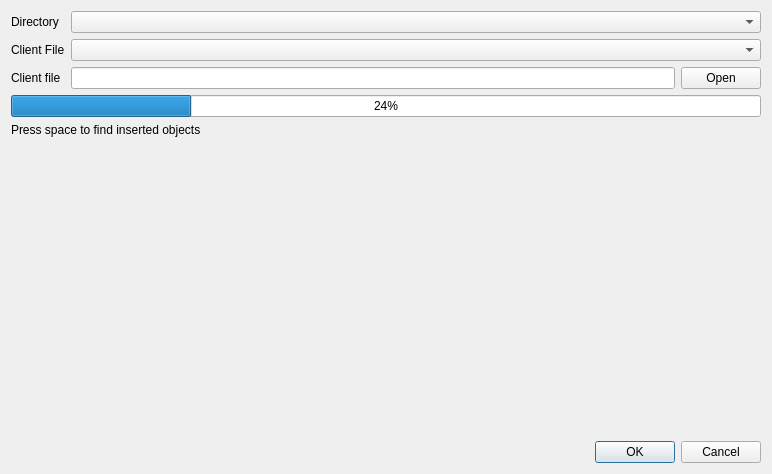
<?xml version="1.0" encoding="UTF-8"?>
<ui version="4.0">
 <class>ObjectModel3dViewer</class>
 <widget class="QDialog" name="ObjectModel3dViewer">
  <property name="geometry">
   <rect>
    <x>0</x>
    <y>0</y>
    <width>772</width>
    <height>474</height>
   </rect>
  </property>
  <property name="windowTitle">
   <string>Model viewer</string>
  </property>
  <layout class="QVBoxLayout" name="verticalLayout">
   <item>
    <layout class="QGridLayout" name="gridLayout">
     <property name="sizeConstraint">
      <enum>QLayout::SetFixedSize</enum>
     </property>
     <item row="0" column="0">
      <widget class="QLabel" name="label_4">
       <property name="text">
        <string>Directory</string>
       </property>
      </widget>
     </item>
     <item row="0" column="1" colspan="2">
      <widget class="QComboBox" name="comboBox_Directories"/>
     </item>
     <item row="1" column="0">
      <widget class="QLabel" name="label_3">
       <property name="text">
        <string>Client File</string>
       </property>
      </widget>
     </item>
     <item row="1" column="1" colspan="2">
      <widget class="QComboBox" name="comboBox_ClientFile"/>
     </item>
     <item row="2" column="0">
      <widget class="QLabel" name="label">
       <property name="text">
        <string>Client file</string>
       </property>
      </widget>
     </item>
     <item row="2" column="1">
      <widget class="QLineEdit" name="lineEdit_template"/>
     </item>
     <item row="2" column="2">
      <widget class="QPushButton" name="pushButton">
       <property name="text">
        <string>Open</string>
       </property>
      </widget>
     </item>
    </layout>
   </item>
   <item>
    <widget class="QProgressBar" name="progressBar">
     <property name="enabled">
      <bool>true</bool>
     </property>
     <property name="value">
      <number>24</number>
     </property>
     <property name="alignment">
      <set>Qt::AlignCenter</set>
     </property>
    </widget>
   </item>
   <item>
    <widget class="QLabel" name="label_2">
     <property name="sizePolicy">
      <sizepolicy hsizetype="Preferred" vsizetype="Fixed">
       <horstretch>0</horstretch>
       <verstretch>0</verstretch>
      </sizepolicy>
     </property>
     <property name="text">
      <string>Press space to find inserted objects</string>
     </property>
    </widget>
   </item>
   <item>
    <widget class="QWidget" name="widget_container" native="true">
     <property name="sizePolicy">
      <sizepolicy hsizetype="Expanding" vsizetype="Expanding">
       <horstretch>0</horstretch>
       <verstretch>0</verstretch>
      </sizepolicy>
     </property>
    </widget>
   </item>
   <item>
    <widget class="QDialogButtonBox" name="buttonBox">
     <property name="orientation">
      <enum>Qt::Horizontal</enum>
     </property>
     <property name="standardButtons">
      <set>QDialogButtonBox::Cancel|QDialogButtonBox::Ok</set>
     </property>
    </widget>
   </item>
  </layout>
 </widget>
 <resources/>
 <connections>
  <connection>
   <sender>buttonBox</sender>
   <signal>accepted()</signal>
   <receiver>ObjectModel3dViewer</receiver>
   <slot>accept()</slot>
   <hints>
    <hint type="sourcelabel">
     <x>248</x>
     <y>254</y>
    </hint>
    <hint type="destinationlabel">
     <x>157</x>
     <y>274</y>
    </hint>
   </hints>
  </connection>
  <connection>
   <sender>buttonBox</sender>
   <signal>rejected()</signal>
   <receiver>ObjectModel3dViewer</receiver>
   <slot>reject()</slot>
   <hints>
    <hint type="sourcelabel">
     <x>316</x>
     <y>260</y>
    </hint>
    <hint type="destinationlabel">
     <x>286</x>
     <y>274</y>
    </hint>
   </hints>
  </connection>
 </connections>
</ui>
